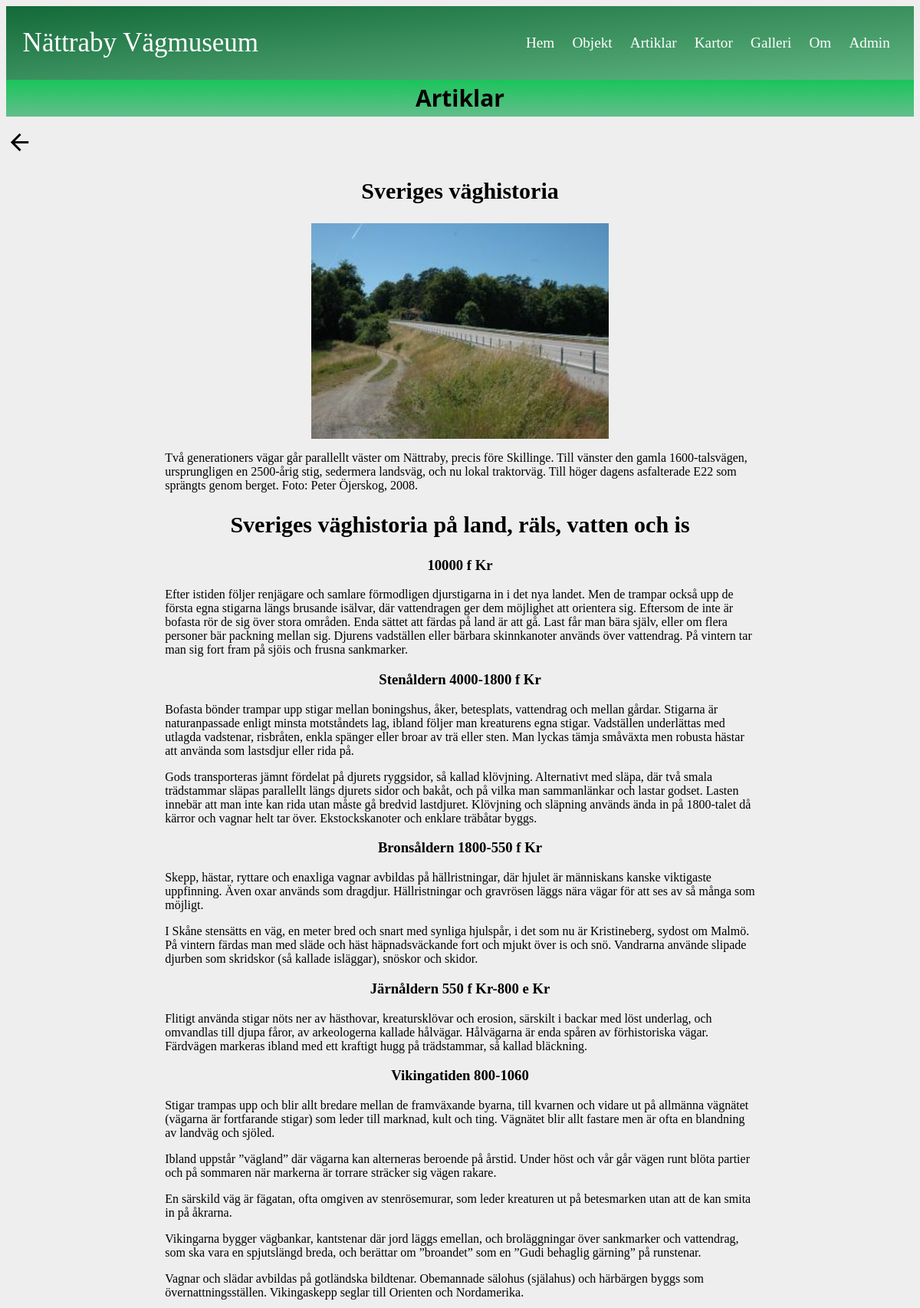
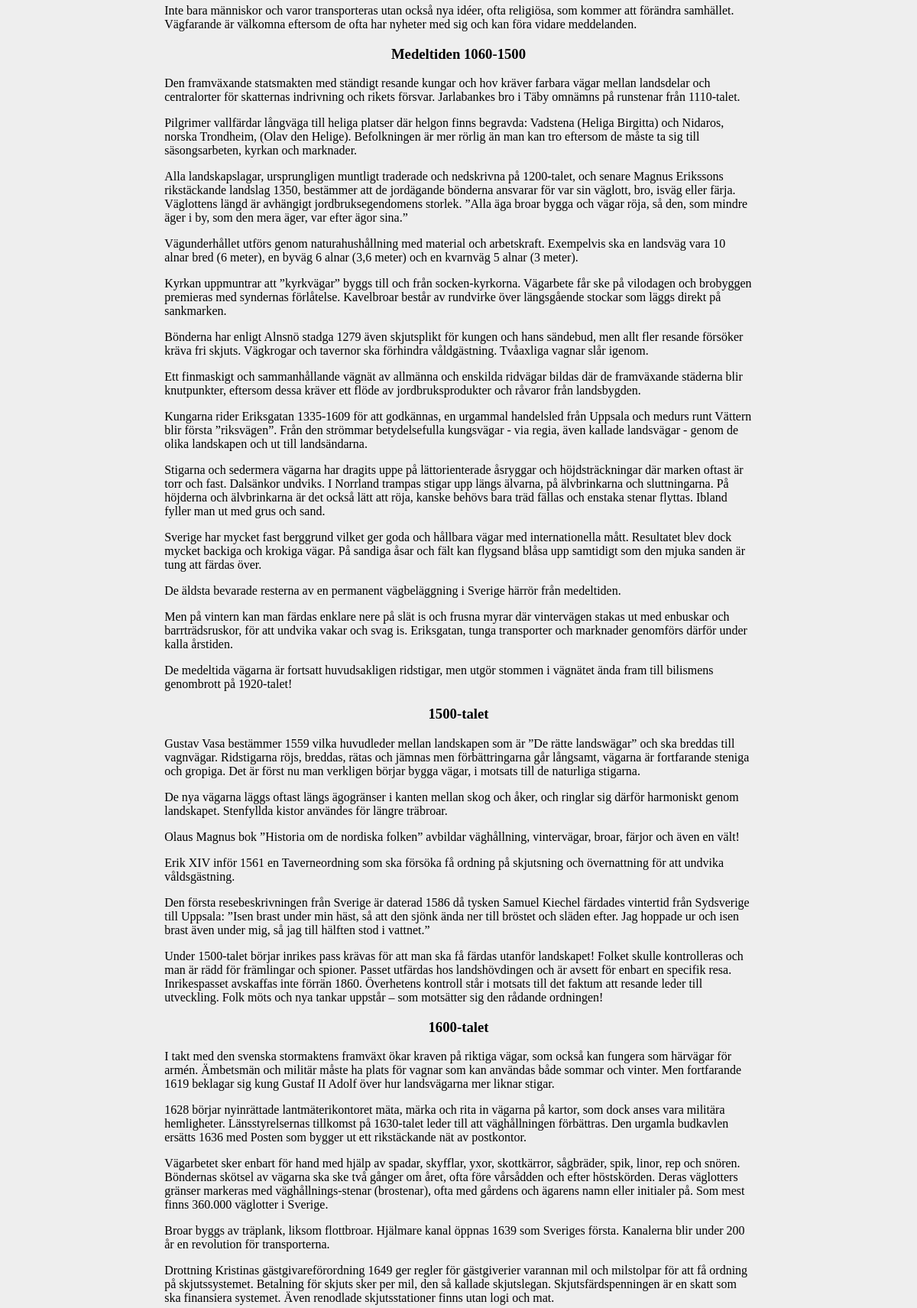
The app's page /article.php?page=article-info&name=sveriges-vaghistoria (upper part) with its own data (2 pictures, top to bottom).
### tables this page shows
CREATE TABLE "article" (
	"id"	INTEGER NOT null,
	"name"	TEXT NOT null UNIQUE,
	"title"	TEXT NOT null,
	"data"	TEXT NOT null,
	"author"	TEXT NOT null,
	"gps"	TEXT,
	"mapImage"	TEXT,
	"image1"	TEXT,
	"image1Alt"	TEXT,
	"image1Text"	,
	"TEXT"	,
	"image2"	TEXT,
	"image2Alt"	TEXT,
	"image2Text"	TEXT,
	PRIMARY KEY("id")
);

### article.php (called while the page is built, shortened)
<?php
require __DIR__ . "/incl/header.php";
require __DIR__ . "/incl/multipage.php";
require __DIR__ . "/incl/footer.php";

### article/article-info.php (the view, shortened to what this page needs)
<?php
$id = null;
$title = null;
$data = null;
$author = null;
$gps = null;
$mapImage = null;
$image1 = null;
$image1Alt = null;
$image1Text = null;
$text = null;
$image2 = null;
$image2Alt = null;
$image2Text = null;
$name = isset($_GET['name'])
    ? $_GET['name'] : null;
if (isset($name)) {
    $sql = "SELECT * FROM article WHERE name = :name";
    $stmt = $db->prepare($sql);
    $stmt->execute([":name" => $name]);
    $res = $stmt->fetchAll(PDO::FETCH_BOTH);
    list($id, $name, $title, $data, $author, $gps, $mapImage, $image1, $image1Alt, $image1Text, $text, $image2, $image2Alt, $image2Text) = $res[0];
}
?>
    <a class="material-icons" href="article.php">&#xe5c4;</a>
    <div class="text-container">
        <h2 id="headline"><?=$title?></h2>
        <p><?= html_entity_decode($data) ?></p>
    </div>

### css/style.css (style rules this page uses)
body { background: #eee; }
.material-icons { font-size: 35px !important; text-decoration: none; color: black; }
.text-container { width: 65%; margin: auto; text-align: left; }
.text-container h2 { text-align: center; font-size: 30px; }
.text-container h3 { text-align: center; }
.text-container img { display: block; margin: 2% auto; }

### records on screen
article: title "Sveriges väghistoria", data (picture), data "Två generationers vägar går parallellt väster om Nättraby, precis före Skillinge. Till vänster den gamla 1600-talsvägen, ursprungligen en 2500-årig stig, sedermera landsväg, och nu lokal traktorväg. Till höger dagens asfalterade E22 som sprängts genom berget. Foto: Peter Öjerskog, 2008. Sveriges väghistoria på land, räls, vatten och is 10000 f Kr Efter istiden följer renjägare och samlare förmodligen djurstigarna in i det nya landet. Men de trampar också upp de första egna stigarna längs brusande isälvar, där vattendragen ger dem möjlighet att orientera sig. Eftersom de inte är bofasta rör de sig över stora områden. Enda sättet att färdas på land är att gå. Last får man bära själv, eller om…"

### other values on screen
$title "Artiklar"
